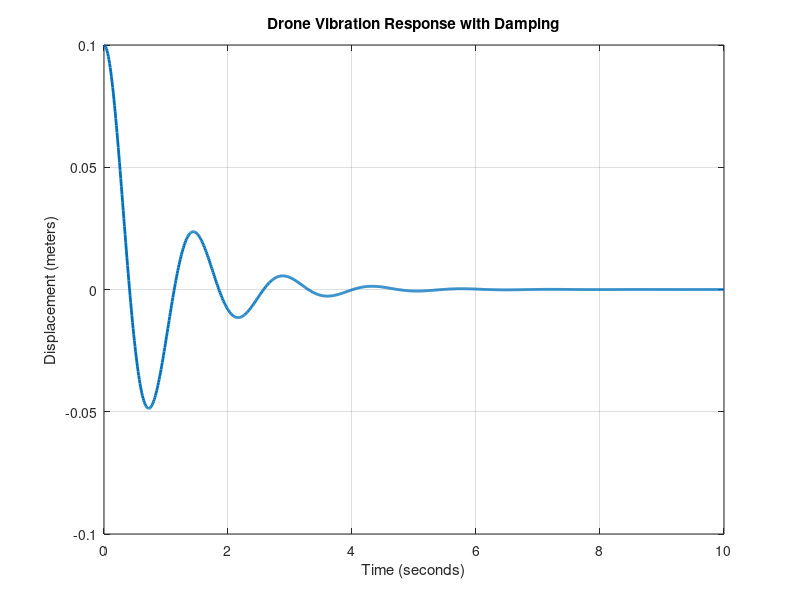

Reproduce this figure in MATLAB.
clc;
clear;
close all;

% System parameters
m = 1;      % Mass (kg)
c = 2;      % Damping coefficient
k = 20;     % Spring stiffness

% Time
t = 0:0.01:10;

% Initial conditions
x0 = 0.1;   % Initial displacement
v0 = 0;     % Initial velocity

% Differential equation
A = [0 1; -k/m -c/m];
B = [0; 1/m];
C = [1 0];
D = 0;

sys = ss(A,B,C,D);

% No external force
u = zeros(size(t));

% Simulation
[y,t,x] = lsim(sys,u,t,[x0 v0]);

% Plot
figure
plot(t,y,'LineWidth',2)
xlabel('Time (seconds)')
ylabel('Displacement (meters)')
title('Drone Vibration Response with Damping')
grid on
